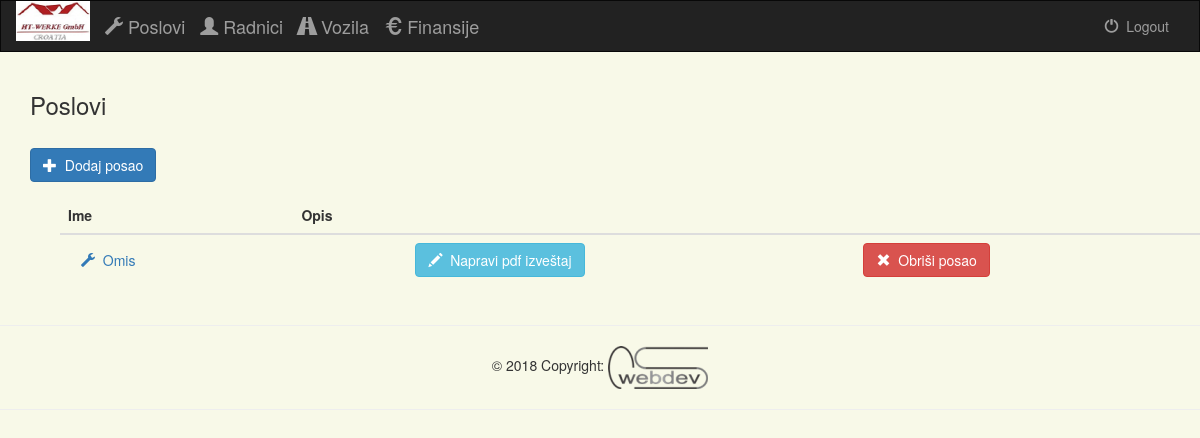
The page /administracija/ (signed in) on the database as committed earlier.
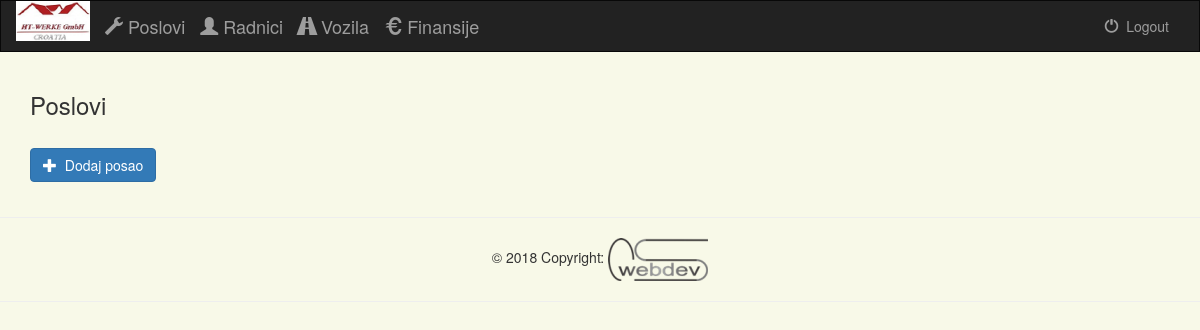
The same page on the database as committed later.
### projects/models.py (models this page shows, shortened)
class Poslovi(models.Model):
    ime = models.CharField(max_length=30)
    opis = models.CharField(max_length=100, blank=True)
    dogovoreni_radni_sati = models.FloatField(default=0.0)
    dogovoreno_po_kvadratu = models.FloatField(default=0.0)
    pocetak_radova = models.DateField()
    kraj_radova = models.DateField(null=True, blank=True)
    class Meta:
        verbose_name_plural = "Poslovi"

### projects/views.py (the view)
def index(request):
    if not request.user.is_authenticated():
        return render(request, 'projects/login.html')
    else:
        current_date = datetime.date.today()
        poslovi_zavrseni_pre_vise_od_dve_godine = []
        poslovi = Poslovi.objects.all()
        radnici = Radnik.objects.all()
        for posao in poslovi:
            proslo_dana = posao.kraj_radova - current_date
            if proslo_dana.days < -730:
                poslovi_zavrseni_pre_vise_od_dve_godine.append(posao)
        if len(poslovi_zavrseni_pre_vise_od_dve_godine) > 0:
            messages.success(request, "U bazi su poslovi stariji od dve godine!")
        return render(request, 'projects/index.html', {
            'poslovi': poslovi,
            'radnici': radnici,
            'poslovi_zavrseni_pre_vise_od_dve_godine': poslovi_zavrseni_pre_vise_od_dve_godine
        })

### projects/templates/projects/index.html (shortened to what this page needs)
{% extends 'projects/base.html' %}
{% block content %}
{% load staticfiles %}
<div class="container">
    <h3>Poslovi</h3>
    {% if poslovi %}
    <div class="row">
        <div class="col-sm-12" style="padding-bottom: 15px;">
            <br>
            <a href="{% url 'projects:project-add' %}">
                <button type="button" class="btn btn-primary">
                    <span class="glyphicon glyphicon-plus"></span>&nbsp; Dodaj posao
                </button>
            </a>
        </div>
    </div>
    <div class="col-sm-12">
        <div class='container' id="table">
            <div class="table-div">
                <table class="table">
                    <thead>
                    <tr>
                        <th>Ime</th>
                        <th>Opis</th>
                        <th></th>
                        <th></th>
                    </tr>
                    </thead>
                    <tbody>
                    {% for posao in poslovi %}
                    <tr>
                        <td><a href="{% url 'projects:posao' posao.id %}"><button type="button" class="btn btn-link">
                                    <span class="glyphicon glyphicon-wrench"></span>&nbsp; {{ posao.ime }}
                                </button></a></td>
                        <td>{{ posao.opis }}</td>
                        <td>
                            <a href="{% url 'projects:pdf_posao' posao.id %}">
                                <button type="button" class="btn btn-info">
                                    <span class="glyphicon glyphicon-pencil"></span>&nbsp; Napravi pdf izveštaj
                                </button>
                            </a>
                        </td>
                        <td>
                            <a href="{% url 'projects:posao-delete' posao.id %}">
                                <button type="button" class="btn btn-danger" onclick="clicked(event)">
                                    <span class="glyphicon glyphicon-remove"></span>&nbsp; Obriši posao
                                </button>
                            </a>
                        </td>
                    </tr>
                    {% endfor %}
                    </tbody>
                </table>
            </div>
        </div>
    </div>
    {% else %}
    <div class="row">
        <div class="col-sm-12" style="padding-bottom: 15px;">
            <br>
            <a href="{% url 'projects:project-add' %}">
                <button type="button" class="btn btn-primary">
                    <span class="glyphicon glyphicon-plus"></span>&nbsp; Dodaj posao
                </button>
            </a>
        </div>
    </div>
    {% endif %}
</div>
{% endblock %}

Rows that differ between the two databases and show on the page:
removed Poslovi: ime "Omis"
Other text that changed with them:
text no longer shown: "Ime Opis"
